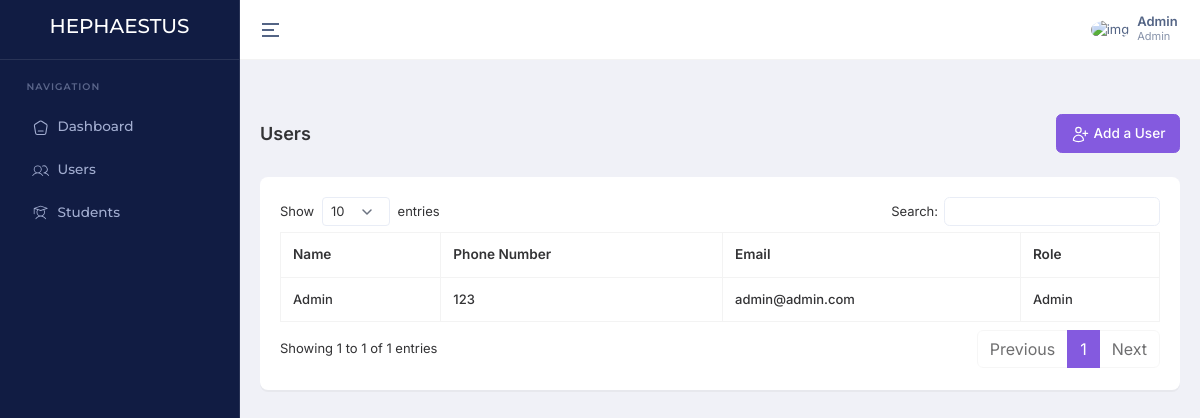
The app's page /users/ (signed in), older data.
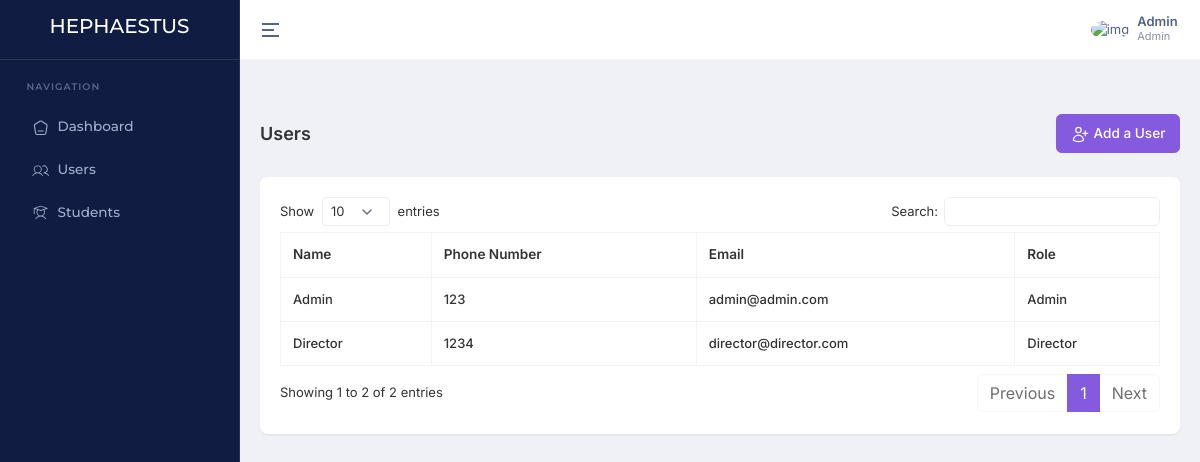
The same page, newer data.
### account/models.py (models this page shows, shortened)
class User(AbstractBaseUser, PermissionsMixin):
    ROLE_CHOICES = (
        ('Admin', 'Admin'),
        ('Director', 'Director'),
        ('Teacher', 'Teacher'),
        ('Student', 'Student'),
    )
    email = models.EmailField(unique=True)
    name = models.CharField(max_length=255)
    slug = models.SlugField(unique=True, blank=True)
    phone_number = models.CharField(max_length=15, unique=True)
    image = ProcessedImageField(
        upload_to=user_image_path,
        processors=[ResizeToFill(720, 720)],
        format='JPEG',
        options={'quality': 90},
        null=True,
        blank=True,
    )
    role = models.CharField(max_length=30, choices=ROLE_CHOICES)
    added_by = models.ForeignKey('self', on_delete=models.CASCADE, null=True, blank=True, related_name='added_users')
    created_at = models.DateTimeField(default=timezone.now)
    updated_at = models.DateTimeField(auto_now=True)
    is_active = models.BooleanField(default=True)
    is_staff = models.BooleanField(default=False)
    objects = CustomUserManager()
    USERNAME_FIELD = 'phone_number'
    REQUIRED_FIELDS = ['name', 'email']

### home/views.py (the view)
# urls.py: path('users/', getUsers, name='getUsers'),
@login_required
def getUsers(request):
    if not request.user.is_staff:
        messages.error(request, 'You do not have permission to access this page.')
        return redirect('home:dashboard')
    getUsers = User.objects.all().order_by('-created_at')
    context = {
        'getUsers': getUsers
    }
    return render(request, 'pages/users/index.html', context)

### templates/pages/users/index.html (shortened to what this page needs)
{% extends "layouts/app.html" %}
{% block content %}
    <div class="container-fluid">
        <div class="d-md-flex d-block align-items-center justify-content-between my-4 page-header-breadcrumb">
            <h1 class="page-title fw-semibold fs-18 mb-0">Users</h1>
            <div class="ms-md-1 ms-0">
                <nav>
                    <ol class="breadcrumb mb-0">
                        <a class="btn btn-primary" href="{% url 'home:addUser' %}">
                            Add a User
                        </a>
                    </ol>
                </nav>
            </div>
        </div>
        <div class="row">
            <div class="col-xl-12">
                <div class="card custom-card">
                    <div class="card-body">
                        <div class="table-responsive">
                            <table id="datatable" class="table table-bordered text-nowrap w-100">
                                <thead>
                                    <tr>
                                        <th>Name</th>
                                        <th>Phone Number</th>
                                        <th>Email</th>
                                        <th>Role</th>
                                    </tr>
                                </thead>
                                <tbody>
                                    {% for user in getUsers %}
                                        <tr>
                                            <td>{{ user.name }}</td>
                                            <td>{{ user.phone_number }}</td>
                                            <td>{{ user.email }}</td>
                                            <td>{{ user.role }}</td>
                                        </tr>
                                    {% endfor %}
                                </tbody>
                            </table>
                        </div>
                    </div>
                </div>
            </div>
        </div>
    </div>
{% endblock %}

### templates/inc/header.html (shortened to what this page needs)
<header class="app-header">
    <div class="main-header-container container-fluid">
        <div class="header-content-left">
            <div class="header-element">
                <a aria-label="Hide Sidebar" class="sidemenu-toggle header-link animated-arrow hor-toggle horizontal-navtoggle" data-bs-toggle="sidebar" href="javascript:void(0);"><span></span></a>
            </div>
        </div>
        <div class="header-content-right">
            <div class="header-element">
                <a href="javascript:void(0);" class="header-link dropdown-toggle" id="mainHeaderProfile" data-bs-toggle="dropdown" data-bs-auto-close="outside" aria-expanded="false">
                    <div class="d-flex align-items-center">
                        <div class="me-sm-2 me-0">
                            <img src="https://cdn.pixabay.com/photo/2015/10/05/22/37/blank-profile-picture-973460_960_720.png" alt="img" width="32" height="32" class="rounded-circle">
                        </div>
                        <div class="d-sm-block d-none">
                            <p class="fw-semibold mb-0 lh-1">{{ request.user.name }}</p>
                            <span class="op-7 fw-normal d-block fs-11">{{ request.user.role }}</span>
                        </div>
                    </div>
                </a>
            </div>
        </div>
    </div>
</header>

Row changes from the older to the newer data that the page shows:
added User: name "Director", phone_number "1234", email "director@director.com", role "Director"
Text that changed along with them:
text written by a page script: "Show entries Search: Showing 1 to 1 of 1 entries Previous 1 Next" → "Show entries Search: Showing 1 to 2 of 2 entries Previous 1 Next"
